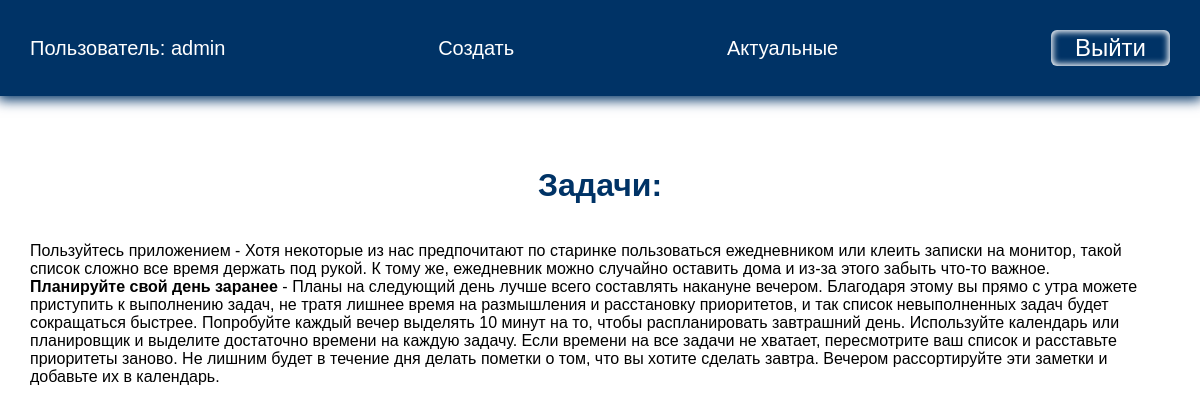
Before: /current/ (signed in) with the older database file.
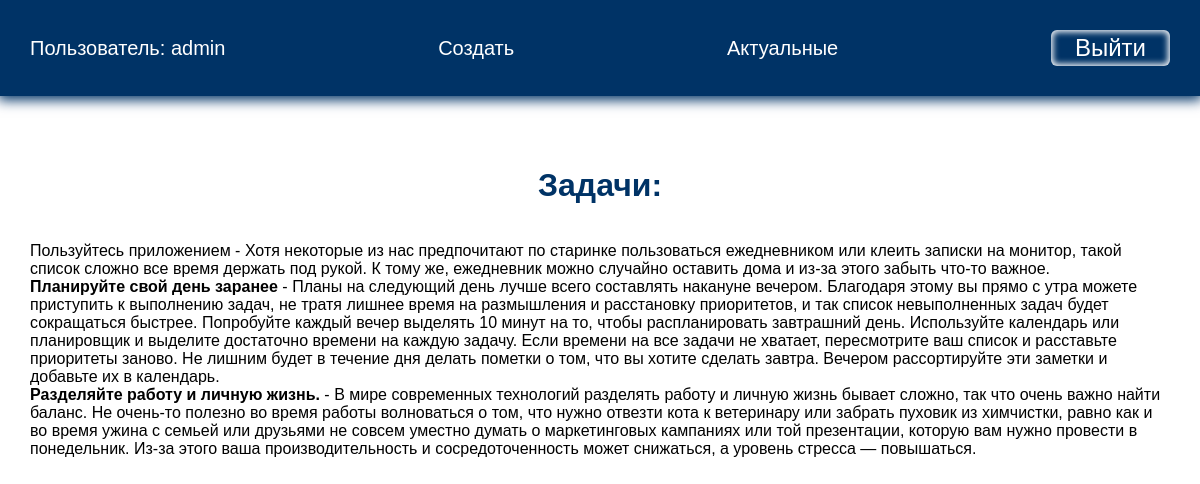
After: the same page with the newer database file.
### todo/models.py (models this page shows, shortened)
class Todo(models.Model):
    title = models.CharField(max_length=100)
    memo = models.TextField(blank=True)  # описание задачи, может быть, может не быть(мы разрешаем что поле может быть пустым).
    created = models.DateTimeField(auto_now_add=True)  # поле дата создания, для того что бы могли потом отсортировать наши задачи либо по возрастанию,либо по убыванию. Атирбут мы не сможем менять в ручную. Не изменяемые поля в админке отображаться не будут, но они будут храниться в БД. В тот момент когда мы будем создавть какую то задачу, у нас зафиксируется дата и время ее создания.
    data_completed = models.DateTimeField(null=True, blank=True)  # сделаем задачу как выполненной (дата и время текущей задачи) Данную задачу мы не можем выполнить сразу, пока поле не заполнено будет просто null=True.
    important = models.BooleanField(default=False)  # Важная задача либо нет. Сдесь нам нужно в виде checkbox, True его как то выделим, False выделять не будем. default=False - задача изначально не важная.
    user = models.ForeignKey(User, on_delete=models.CASCADE)  # Задачу нужно связать с пользователем(таблицей пользователей). Что каждый пользователь видит свой набор задач, а не чужих. Связываем таблицу Тodo с таблицей User. У одного пользователя может быть много каких то задач. Что будет происходить с задачами когда удалим пользователя on_delete=models.CASCADE.

### todo/views.py (the view)
# urls.py: path('current/', views.currenttodos, name='currenttodos'), # Наши задачи
def currenttodos(request): # Будем выводить задачи (словарь из todos)
    todos = Todo.objects.filter(user=request.user, data_completed__isnull=True) # filter() - метод, который дает возможность сделать какую то выборку. user=request.user - для текущего пользователя(что бы видел только свои записи). data_completed__isnull=True - это мы после выполнения задачи даем возможность её удалить. Допускается data_completed со значением isnull.
    return render(request, 'todo/currenttodos.html', {'todos': todos})

### todo/templates/todo/currenttodos.html
{% extends 'todo/base.html' %}
{% block content %}
<h1>Задачи: </h1>
<ul>
    {% for todo in todos %}
    <li>
        {% if todo.important %}
        <b>{{ todo.title }}</b>
        {% else %}
        {{ todo.title }}
        {% endif %}
        {% if todo.memo %}
        - {{ todo.memo }}
        {% endif %}
    </li>
    {% endfor %}
</ul>
{% endblock %}

Changed rows visible on the page:
added Todo: title "Разделяйте работу и личную жизнь.", memo "В мире современных технологий разделять работу и личную жизнь бывает сложно, так что очень важно найти баланс. Не очень-то полезно во время работы волноваться о том, что нужно отвезти кота к ветеринару или забрать пуховик из химчистки, равно как и во время ужина с семьей или друзьями не совсем уместно думать о маркетинговых кампаниях или той презентации, которую вам нужно провести в понедельник. Из-за этого ваша производительность и сосредоточенность может снижаться, а уровень стресса — повышаться."
